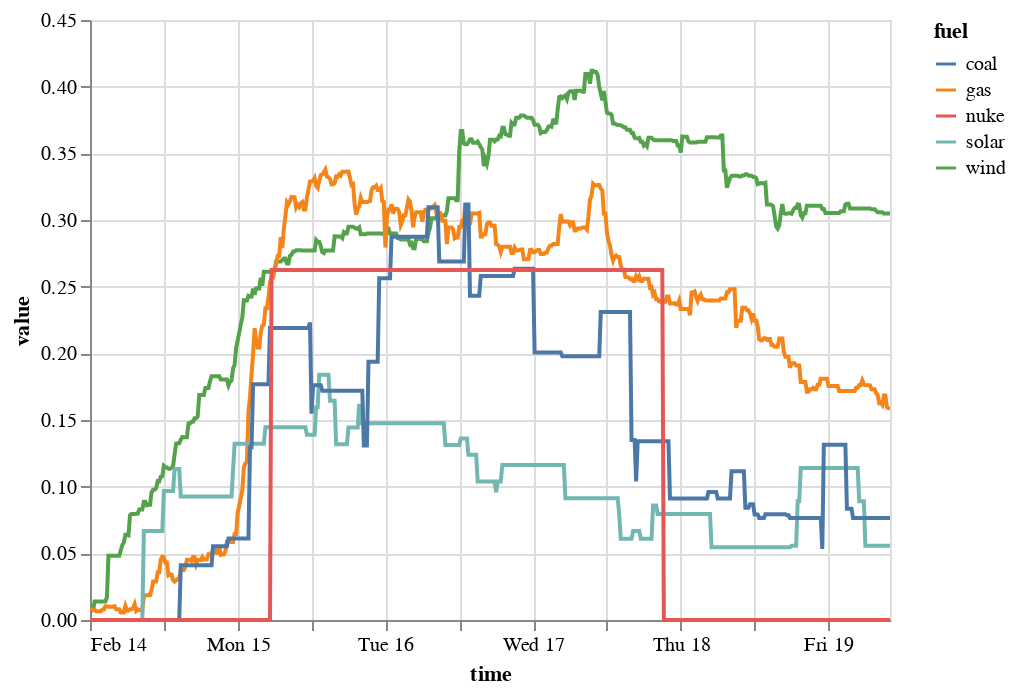

Notebook code cell kept with this figure:
### Code cell
alt.Chart(source).mark_line().encode(
    alt.X('time'),
    alt.Y('value'),
    alt.Color('fuel'),
)

### Figure 1 — Vega-Lite specification as saved in the notebook (floating-point values rounded to 4 significant figures; data arrays with more than 128 entries replaced by an {"elided": "..."} marker saying what was removed)
{"config": {"view": {"continuousWidth": 400, "continuousHeight": 300}}, "data": {"name": "data-e8aa17dd0fa5f88a4915a9d41aa02bc0"}, "mark": "line", "encoding": {"color": {"type": "nominal", "field": "fuel"}, "x": {"type": "temporal", "field": "time"}, "y": {"type": "quantitative", "field": "value"}}, "$schema": "https://vega.github.io/schema/vega-lite/v4.8.1.json", "datasets": {"data-e8aa17dd0fa5f88a4915a9d41aa02bc0": {"elided": "2605 records"}}}
